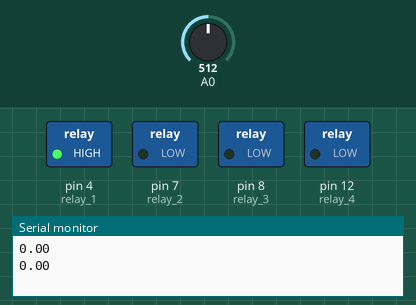
Bench run of a sketch on a simulated Arduino Uno, built with avr-gcc and run on an emulated ATmega328P. Shown: switched loads named in the sketch (green lamp = pin HIGH), the last lines printed to the serial monitor. The test bench sets the inputs (shaded band); at power-on: A0 = 512.

Above: at 1.2 s.
1.3 s: A0 set to 609
4.3 s: A0 set to 633
At 5.6 s:
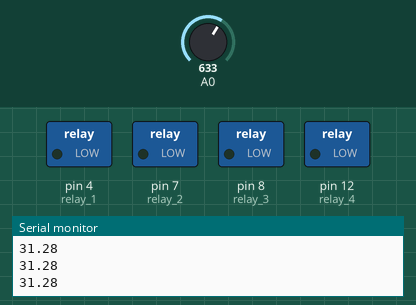
6.6 s: A0 set to 474
9.6 s: A0 set to 455
11.6 s: A0 set to 923
14.6 s: A0 set to 954
Timing chart, 0 to 17.6 s (numbered marks = the images above; inputs shaded):
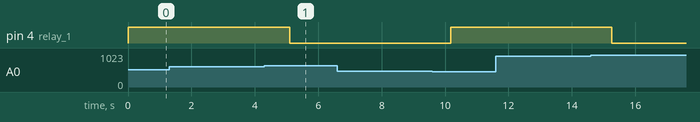

Measured:
- the behaviour switches between 623 and 624 on A0 (found by bisection; images 0 and 1)

The sketch:

Anemometry_Code.ino
```cpp
/*
Anemometry Control Code V2
By Saboor Rashid and Qamar Ilyas
Last Modified 23/01/2023

Source Codes from
https://makersportal.com/blog/2019/02/06/arduino-pitot-tube-wind-speed-theory-and-experiment

https://docs.arduino.cc/tutorials/4-relays-shield/4-relay-shield-basics


Code uses a Pitot Tube to measure wind speed of processed into wind speed value by
microcontroller. Relays operate at specfic thresold (Threshold to be set)
Relays are used to protect circuit on board Airborne Wind Turbine.

Still to test !!

*/


// Defining Relay pins
int relay_1 = 4;
int relay_2 = 7;
int relay_3 = 8;
int relay_4 = 12;


//Routine for calculating the velocity from
//a pitot tube and MPXV7002DP pressure differential sensor

float V_0 = 5.0; // supply voltage to the pressure sensor
float rho = 1.204; // density of air

// parameters for averaging and offset
int offset = 0;
int offset_size = 10;
int veloc_mean_size = 20;
int zero_span = 2;


// Below is for smoothing the wind speed //
const int SMOOTHING_WINDOW_SIZE = 10;
float _samples[SMOOTHING_WINDOW_SIZE];
int _curReadIndex = 0;
float _sampleTotal = 0;
float _sampleAvg = 0;

float unfilter_veloc = 0.0;
float filter_veloc = 0.0;


void setup()
{
  // Defining Relay to be outputs
  Serial.begin(9600);

  pinMode(relay_1, OUTPUT);
  pinMode(relay_2, OUTPUT);
  pinMode(relay_3, OUTPUT);
  pinMode(relay_4, OUTPUT);


  // This used to set up the pitot tube
  for (int ii=0;ii<offset_size;ii++)
  {
    offset += analogRead(A0)-(1023/2);
  }
  offset /= offset_size;
}


void ACircuit()
{
  float adc_avg = 0; float veloc = 0.0;

// average a few ADC readings for stability
  for (int ii=0;ii<veloc_mean_size;ii++){
    adc_avg+= analogRead(A0)-offset;
  }
  adc_avg/=veloc_mean_size;

  // make sure if the ADC reads below 512, then we equate it to a negative velocity
  if (adc_avg>512-zero_span and adc_avg<512+zero_span){
  } else{
    if (adc_avg<512){
      veloc = -sqrt((-10000.0*((adc_avg/1023.0)-0.5))/rho);
    } else{
      veloc = sqrt((10000.0*((adc_avg/1023.0)-0.5))/rho);
    }
  }
  Serial.println(veloc); // print velocity
  delay(10); // delay for stability


  /*Below code does running average of raw wind speed data*/

  //Storing Local variable to global variable
  unfilter_veloc = veloc;

  // Subtract last reading sample
  _sampleTotal = _sampleTotal - _samples[_curReadIndex];

  //Stores velocity value
  _samples[_curReadIndex] = veloc;

  //Add the reading to the total
  _sampleTotal = _sampleTotal + _samples[_curReadIndex];

  //Move to next position in the array
  _curReadIndex =   _curReadIndex + 1;


  // Rest counter for array back to start
  if(_curReadIndex >= SMOOTHING_WINDOW_SIZE)
  {
    _curReadIndex = 0;
  }

  //Averaging the sample and storing in local variable//
  _sampleAvg = _sampleTotal/SMOOTHING_WINDOW_SIZE;

  // Transfering to global variable
  filter_veloc = _sampleAvg;

  /*******************************************************/
   //Testing code in Excel streamer
  /*
    //Testing Filter
    Serial.print("Raw,");
    Serial.print(unfilter_veloc);
    Serial.print(",");
    Serial.print("Processed");
    Serial.print(",");
    Serial.println(filter_veloc);
  */
  /*****************************************************/


  if(filter_veloc <9)
  {
    digitalWrite(relay_1, HIGH);
    //digitalWrite(relay_2, HIGH);
    //digitalWrite(relay_3, HIGH);
    //digitalWrite(relay_4, HIGH);

    delay(1000);


  }
  else if(filter_veloc > 15)
  {
    digitalWrite(relay_1, LOW);
    //digitalWrite(relay_2, LOW);
    //digitalWrite(relay_3, LOW);
    //digitalWrite(relay_4, LOW);

    delay(1000);

  }

}


void loop()
{
   ACircuit();


}
```
